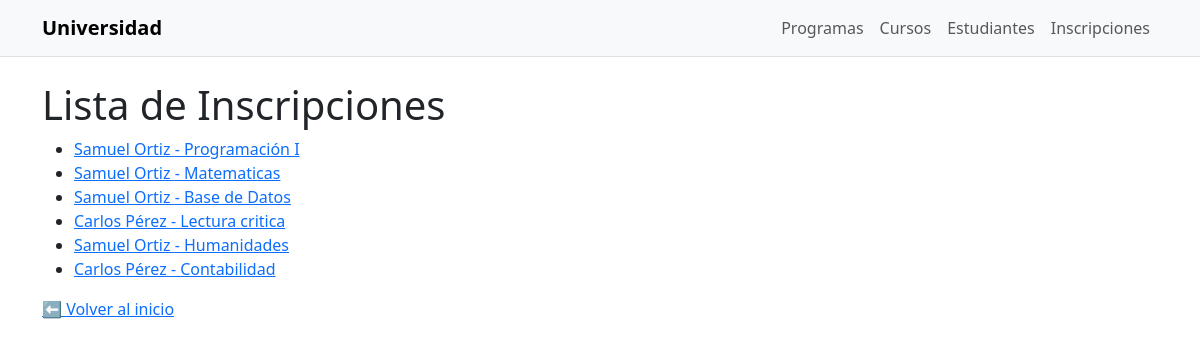
Screenshot of /inscripciones/ with the database file from the repository.
### estudiantes/models.py (models this page shows, shortened)
class Inscripcion(models.Model):
    estudiante = models.ForeignKey(Estudiante, on_delete=models.CASCADE, related_name='inscripciones')
    curso = models.ForeignKey(Curso, on_delete=models.CASCADE, related_name='inscripciones')
    fecha = models.DateField(auto_now_add=True)
    class Meta:
        unique_together = ('estudiante', 'curso')  # evita duplicados

class Estudiante(models.Model):
    nombre = models.CharField(max_length=100)
    apellido = models.CharField(max_length=100, blank=True, null=True)  # nuevo campo
    email = models.EmailField(unique=True)
    programa = models.ForeignKey(Programa, on_delete=models.SET_NULL, null=True, blank=True)

class Curso(models.Model):
    nombre = models.CharField(max_length=100)
    descripcion = models.TextField(blank=True, null=True)
    creditos = models.PositiveIntegerField(blank=True, null=True)
    programa = models.ForeignKey(Programa, on_delete=models.CASCADE, related_name='cursos')

### estudiantes/views.py (the view)
# urls.py: path("inscripciones/", views.lista_inscripciones, name="lista_inscripciones"),
def lista_inscripciones(request):
    inscripciones = Inscripcion.objects.select_related("estudiante", "curso").order_by("-fecha")
    return render(request, "estudiantes/lista_inscripciones.html", {"inscripciones": inscripciones})

### estudiantes/templates/estudiantes/lista_inscripciones.html
{% extends "estudiantes/base.html" %}
{% block content %}
    <h1>Lista de Inscripciones</h1>
    <ul>
        {% for inscripcion in inscripciones %}
        <li>
            <a href="{% url 'estudiantes:detalle_inscripcion' inscripcion.pk %}">
            {{ inscripcion.estudiante.nombre }} {{ inscripcion.estudiante.apellido }}
            - {{ inscripcion.curso.nombre }}
            </a>
        </li>
        {% empty %}
        <li>No hay inscripciones registradas.</li>
        {% endfor %}
    </ul>
    <a href="{% url 'estudiantes:home' %}">⬅ Volver al inicio</a>
{% endblock %}

### rows the page displays
Inscripcion: estudiante.nombre "Samuel", estudiante.apellido "Ortiz", curso.nombre "Programación I"
Inscripcion: estudiante.nombre "Samuel", estudiante.apellido "Ortiz", curso.nombre "Matematicas"
Inscripcion: estudiante.nombre "Samuel", estudiante.apellido "Ortiz", curso.nombre "Base de Datos"
Inscripcion: estudiante.nombre "Carlos", estudiante.apellido "Pérez", curso.nombre "Lectura critica"
Inscripcion: estudiante.nombre "Samuel", estudiante.apellido "Ortiz", curso.nombre "Humanidades"
Inscripcion: estudiante.nombre "Carlos", estudiante.apellido "Pérez", curso.nombre "Contabilidad"
